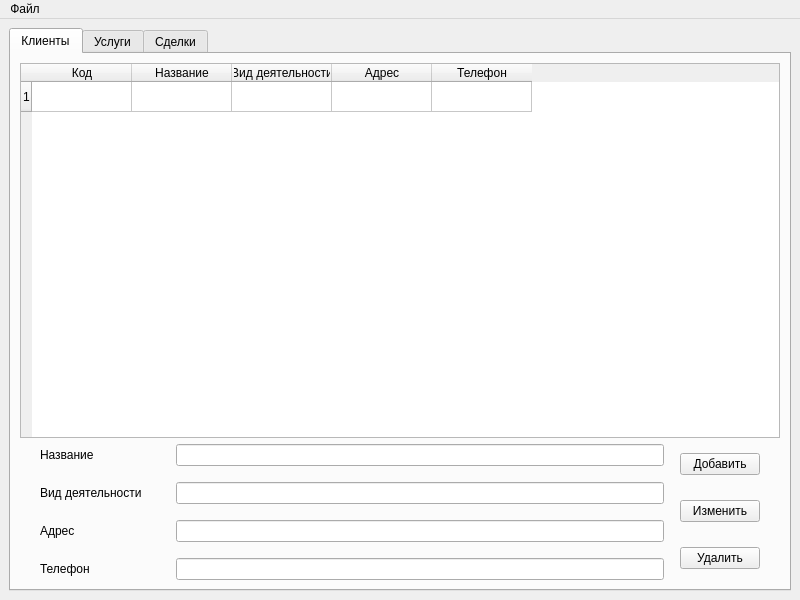
<?xml version="1.0" encoding="UTF-8"?>
<ui version="4.0">
 <class>Notary</class>
 <widget class="QMainWindow" name="Notary">
  <property name="geometry">
   <rect>
    <x>0</x>
    <y>0</y>
    <width>800</width>
    <height>600</height>
   </rect>
  </property>
  <property name="windowTitle">
   <string>MainWindow</string>
  </property>
  <property name="styleSheet">
   <string notr="true"/>
  </property>
  <widget class="QWidget" name="centralwidget">
   <layout class="QVBoxLayout" name="verticalLayout">
    <item>
     <widget class="QTabWidget" name="tabWidget">
      <property name="styleSheet">
       <string notr="true"/>
      </property>
      <property name="currentIndex">
       <number>0</number>
      </property>
      <widget class="QWidget" name="clients_tab">
       <attribute name="title">
        <string>Клиенты</string>
       </attribute>
       <layout class="QVBoxLayout" name="verticalLayout_6">
        <item>
         <widget class="QTableWidget" name="clients_table">
          <row>
           <property name="text">
            <string>1</string>
           </property>
          </row>
          <column>
           <property name="text">
            <string>Код</string>
           </property>
          </column>
          <column>
           <property name="text">
            <string>Название</string>
           </property>
          </column>
          <column>
           <property name="text">
            <string>Вид деятельности</string>
           </property>
          </column>
          <column>
           <property name="text">
            <string>Адрес</string>
           </property>
          </column>
          <column>
           <property name="text">
            <string>Телефон</string>
           </property>
          </column>
         </widget>
        </item>
        <item>
         <layout class="QHBoxLayout" name="horizontalLayout_4">
          <property name="spacing">
           <number>16</number>
          </property>
          <property name="leftMargin">
           <number>20</number>
          </property>
          <property name="rightMargin">
           <number>20</number>
          </property>
          <item>
           <layout class="QVBoxLayout" name="verticalLayout_4">
            <item>
             <layout class="QHBoxLayout" name="horizontalLayout_5">
              <property name="leftMargin">
               <number>0</number>
              </property>
              <item>
               <widget class="QLabel" name="client_title_label">
                <property name="minimumSize">
                 <size>
                  <width>120</width>
                  <height>0</height>
                 </size>
                </property>
                <property name="text">
                 <string>Название</string>
                </property>
               </widget>
              </item>
              <item>
               <widget class="QLineEdit" name="client_title_edit"/>
              </item>
             </layout>
            </item>
            <item>
             <layout class="QHBoxLayout" name="horizontalLayout_14">
              <property name="leftMargin">
               <number>0</number>
              </property>
              <item>
               <widget class="QLabel" name="activity_label">
                <property name="minimumSize">
                 <size>
                  <width>120</width>
                  <height>0</height>
                 </size>
                </property>
                <property name="text">
                 <string>Вид деятельности</string>
                </property>
               </widget>
              </item>
              <item>
               <widget class="QLineEdit" name="activity_edit"/>
              </item>
             </layout>
            </item>
            <item>
             <layout class="QHBoxLayout" name="horizontalLayout_6">
              <item>
               <widget class="QLabel" name="address_label">
                <property name="minimumSize">
                 <size>
                  <width>120</width>
                  <height>0</height>
                 </size>
                </property>
                <property name="text">
                 <string>Адрес</string>
                </property>
               </widget>
              </item>
              <item>
               <widget class="QLineEdit" name="address_edit"/>
              </item>
             </layout>
            </item>
            <item>
             <layout class="QHBoxLayout" name="horizontalLayout_19">
              <item>
               <widget class="QLabel" name="phone_label">
                <property name="minimumSize">
                 <size>
                  <width>120</width>
                  <height>0</height>
                 </size>
                </property>
                <property name="text">
                 <string>Телефон</string>
                </property>
               </widget>
              </item>
              <item>
               <widget class="QLineEdit" name="phone_edit"/>
              </item>
             </layout>
            </item>
           </layout>
          </item>
          <item>
           <layout class="QVBoxLayout" name="verticalLayout_5">
            <item>
             <widget class="QPushButton" name="clients_add">
              <property name="text">
               <string>Добавить</string>
              </property>
             </widget>
            </item>
            <item>
             <widget class="QPushButton" name="clients_edit">
              <property name="text">
               <string>Изменить</string>
              </property>
             </widget>
            </item>
            <item>
             <widget class="QPushButton" name="clients_del">
              <property name="text">
               <string>Удалить</string>
              </property>
             </widget>
            </item>
           </layout>
          </item>
         </layout>
        </item>
       </layout>
      </widget>
      <widget class="QWidget" name="services_tab">
       <attribute name="title">
        <string>Услуги</string>
       </attribute>
       <layout class="QVBoxLayout" name="verticalLayout_9">
        <item>
         <widget class="QTableWidget" name="services_table">
          <row>
           <property name="text">
            <string>1</string>
           </property>
          </row>
          <column>
           <property name="text">
            <string>Код</string>
           </property>
          </column>
          <column>
           <property name="text">
            <string>Название</string>
           </property>
          </column>
          <column>
           <property name="text">
            <string>Описание</string>
           </property>
          </column>
         </widget>
        </item>
        <item>
         <layout class="QHBoxLayout" name="horizontalLayout_12">
          <property name="spacing">
           <number>16</number>
          </property>
          <property name="leftMargin">
           <number>20</number>
          </property>
          <property name="rightMargin">
           <number>20</number>
          </property>
          <item>
           <layout class="QVBoxLayout" name="verticalLayout_7">
            <item>
             <layout class="QHBoxLayout" name="horizontalLayout_9">
              <item>
               <widget class="QLabel" name="service_title_label">
                <property name="minimumSize">
                 <size>
                  <width>100</width>
                  <height>0</height>
                 </size>
                </property>
                <property name="text">
                 <string>Название</string>
                </property>
               </widget>
              </item>
              <item>
               <widget class="QLineEdit" name="service_title_edit"/>
              </item>
             </layout>
            </item>
            <item>
             <layout class="QHBoxLayout" name="horizontalLayout_10">
              <item>
               <widget class="QLabel" name="description_label">
                <property name="minimumSize">
                 <size>
                  <width>100</width>
                  <height>0</height>
                 </size>
                </property>
                <property name="text">
                 <string>Описание</string>
                </property>
               </widget>
              </item>
              <item>
               <widget class="QLineEdit" name="description_edit"/>
              </item>
             </layout>
            </item>
           </layout>
          </item>
          <item>
           <layout class="QVBoxLayout" name="verticalLayout_8">
            <item>
             <widget class="QPushButton" name="services_add">
              <property name="text">
               <string>Добавить</string>
              </property>
             </widget>
            </item>
            <item>
             <widget class="QPushButton" name="services_edit">
              <property name="text">
               <string>Изменить</string>
              </property>
             </widget>
            </item>
            <item>
             <widget class="QPushButton" name="services_del">
              <property name="text">
               <string>Удалить</string>
              </property>
             </widget>
            </item>
           </layout>
          </item>
         </layout>
        </item>
       </layout>
      </widget>
      <widget class="QWidget" name="transactions_tab">
       <attribute name="title">
        <string>Сделки</string>
       </attribute>
       <layout class="QVBoxLayout" name="verticalLayout_12">
        <item>
         <widget class="QTableWidget" name="transactions_table">
          <row>
           <property name="text">
            <string>1</string>
           </property>
          </row>
          <column>
           <property name="text">
            <string>Код</string>
           </property>
          </column>
          <column>
           <property name="text">
            <string>Клиент</string>
           </property>
          </column>
          <column>
           <property name="text">
            <string>Услуга</string>
           </property>
          </column>
          <column>
           <property name="text">
            <string>Сумма</string>
           </property>
          </column>
          <column>
           <property name="text">
            <string>Комиссионные</string>
           </property>
          </column>
          <column>
           <property name="text">
            <string>Описание</string>
           </property>
          </column>
         </widget>
        </item>
        <item>
         <layout class="QHBoxLayout" name="horizontalLayout_18">
          <property name="spacing">
           <number>16</number>
          </property>
          <property name="leftMargin">
           <number>20</number>
          </property>
          <property name="rightMargin">
           <number>20</number>
          </property>
          <item>
           <layout class="QVBoxLayout" name="verticalLayout_10">
            <item>
             <layout class="QHBoxLayout" name="horizontalLayout_15" stretch="0,1">
              <item>
               <widget class="QLabel" name="client_label">
                <property name="minimumSize">
                 <size>
                  <width>100</width>
                  <height>0</height>
                 </size>
                </property>
                <property name="text">
                 <string>Клиент</string>
                </property>
               </widget>
              </item>
              <item>
               <widget class="QComboBox" name="client_edit">
                <property name="minimumSize">
                 <size>
                  <width>0</width>
                  <height>0</height>
                 </size>
                </property>
               </widget>
              </item>
             </layout>
            </item>
            <item>
             <layout class="QHBoxLayout" name="horizontalLayout_20" stretch="0,1">
              <item>
               <widget class="QLabel" name="service_label">
                <property name="minimumSize">
                 <size>
                  <width>100</width>
                  <height>0</height>
                 </size>
                </property>
                <property name="text">
                 <string>Услуга</string>
                </property>
               </widget>
              </item>
              <item>
               <widget class="QComboBox" name="service_edit">
                <property name="minimumSize">
                 <size>
                  <width>0</width>
                  <height>0</height>
                 </size>
                </property>
               </widget>
              </item>
             </layout>
            </item>
            <item>
             <layout class="QHBoxLayout" name="horizontalLayout_16">
              <item>
               <widget class="QLabel" name="amount_label">
                <property name="minimumSize">
                 <size>
                  <width>100</width>
                  <height>0</height>
                 </size>
                </property>
                <property name="text">
                 <string>Сумма</string>
                </property>
               </widget>
              </item>
              <item>
               <widget class="QLineEdit" name="amount_edit"/>
              </item>
             </layout>
            </item>
            <item>
             <layout class="QHBoxLayout" name="horizontalLayout_22">
              <item>
               <widget class="QLabel" name="commission_label">
                <property name="minimumSize">
                 <size>
                  <width>100</width>
                  <height>0</height>
                 </size>
                </property>
                <property name="text">
                 <string>Комиссионные</string>
                </property>
               </widget>
              </item>
              <item>
               <widget class="QLineEdit" name="commission_edit"/>
              </item>
             </layout>
            </item>
            <item>
             <layout class="QHBoxLayout" name="horizontalLayout_17">
              <item>
               <widget class="QLabel" name="transdesc_label">
                <property name="minimumSize">
                 <size>
                  <width>100</width>
                  <height>0</height>
                 </size>
                </property>
                <property name="text">
                 <string>Описание</string>
                </property>
               </widget>
              </item>
              <item>
               <widget class="QLineEdit" name="transdesc_edit"/>
              </item>
             </layout>
            </item>
           </layout>
          </item>
          <item>
           <layout class="QVBoxLayout" name="verticalLayout_11">
            <item>
             <widget class="QPushButton" name="transactions_add">
              <property name="text">
               <string>Добавить</string>
              </property>
             </widget>
            </item>
            <item>
             <widget class="QPushButton" name="transactions_edit">
              <property name="text">
               <string>Изменить</string>
              </property>
             </widget>
            </item>
            <item>
             <widget class="QPushButton" name="transactions_del">
              <property name="text">
               <string>Удалить</string>
              </property>
             </widget>
            </item>
           </layout>
          </item>
         </layout>
        </item>
       </layout>
      </widget>
     </widget>
    </item>
   </layout>
  </widget>
  <widget class="QMenuBar" name="menubar">
   <property name="geometry">
    <rect>
     <x>0</x>
     <y>0</y>
     <width>800</width>
     <height>21</height>
    </rect>
   </property>
   <widget class="QMenu" name="menu">
    <property name="title">
     <string>Файл</string>
    </property>
    <widget class="QMenu" name="menu_3">
     <property name="title">
      <string>Сохранить</string>
     </property>
     <addaction name="save_json"/>
     <addaction name="save_sql"/>
    </widget>
    <addaction name="separator"/>
    <addaction name="create"/>
    <addaction name="open"/>
    <addaction name="menu_3"/>
   </widget>
   <addaction name="menu"/>
  </widget>
  <action name="create">
   <property name="text">
    <string>Новый</string>
   </property>
  </action>
  <action name="actionJSON">
   <property name="text">
    <string>JSON</string>
   </property>
  </action>
  <action name="actionSQL">
   <property name="text">
    <string>SQL</string>
   </property>
  </action>
  <action name="save_json">
   <property name="text">
    <string>JSON</string>
   </property>
  </action>
  <action name="save_sql">
   <property name="text">
    <string>SQL</string>
   </property>
  </action>
  <action name="open">
   <property name="text">
    <string>Открыть</string>
   </property>
  </action>
 </widget>
 <resources/>
 <connections/>
</ui>
